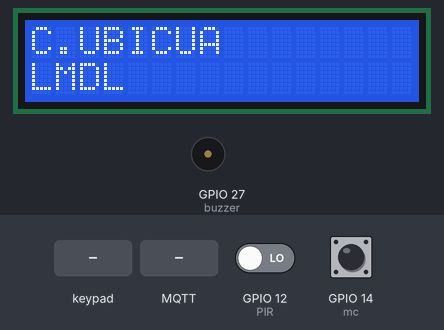
The sketch below on a simulated ESP32. Parts: 16×2 character LCD, buzzer (waves = sounding). The test bench sets the inputs (shaded band); at power-on: GPIO 12 (PIR) LOW, GPIO 14 (mc) HIGH. WiFi joins after 1.5 s; servers stay silent unless stated; no MQTT or app messages arrive unless stated; what the sketch prints to the serial monitor is not drawn.

Above: at 1.7 s.
5.9 s: keypad keys 1 2 3 A pressed 0.4 s apart
At 6.7 s:
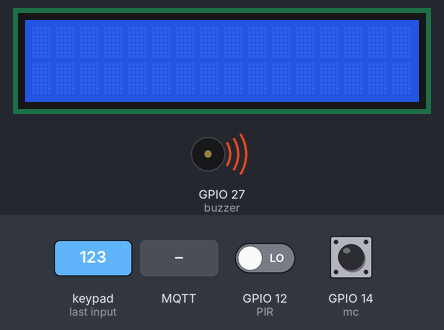
At 8.2 s:
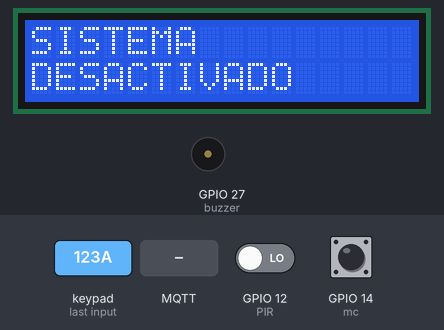
9.0 s: MQTT message "1" arrives on the first subscribed topic
At 11.8 s:
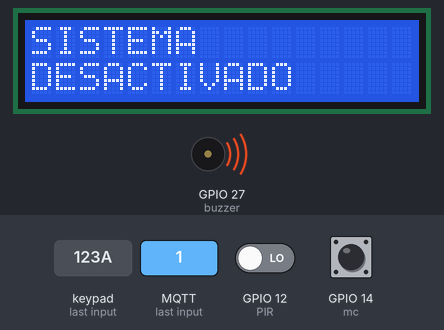
12.0 s: MQTT message "0" arrives on the first subscribed topic
15.0 s: MQTT message "5" arrives on the first subscribed topic
Timing chart, 0 to 17.5 s (numbered marks = the images above; inputs shaded):
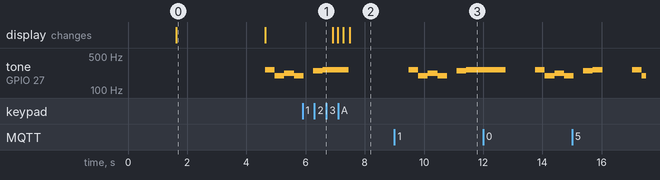

Measured:
- after the input at 5.9 s, the display: first changes after 1.0 s (image 2 shows a later state)
- after the input at 9.0 s, tone on GPIO 27 (buzzer): plays 262 Hz for 0.33 s, 196 Hz for 0.32 s, 220 Hz for 0.33 s, 196 Hz for 0.33 s, 247 Hz for 0.33 s, 262 Hz for 0.57 s, starting after 0.48 s
- what the display in image 0 shows lasts 3.0 s, from 1.6 s to 4.6 s

The sketch:

main2.ino
```cpp
#include "teclado.h"
#include "magn.h"
#include "buzzer.h"
#include "movimiento.h"
#include "presion.h"
#include <WiFi.h>
#include <WiFiUdp.h>
#include <Wire.h>
#include <PubSubClient.h>
#include <string.h>
#include <SPI.h>

#define WIFI_SSID "wifi_ssid"
#define WIFI_PASSWORD "pass"
const char* mqtt_server = "192.168.1.109";
const char* namehost="Localhost";

WiFiClient espClient;
PubSubClient client(espClient);


teclado sensor_teclado;
zumbador sensor_buzzer;
magn sensor_magnetico;
movimiento sensor_movimiento;
//presion sensor_presion;
boolean alarma_desactivada=true;

//variables callback
String topicManual = "ServidorSistema1/Actuador1"; //SistSeg1/Actuador1
boolean manual =true;
String topicSistema = "ServidorSistema1/Sistema";
boolean sistema =true;
String sistemaActivado ="Conectar"; //SistSeg1/Sistema Activar
String sistemaDesactivado = "Desconectar"; //(((SistSeg1/Sistema Desactivar)))
boolean activado = true;


void setup() {
  initSerial();
  initWifi();
  initMQTTServer();
  client.subscribe("ServidorSistema1/Actuador1"); //para activarla manualmente
  client.subscribe("ServidorSistema1/Sistema"); //para activar y desactivar el sistema general


  sensor_teclado.inicializar();
  sensor_movimiento.inicializar();


}

void loop() {
  if (activado){
    int valor = sensor_magnetico.detectar_valor();
    int valor1 = sensor_movimiento.detectar_valor();


    if(valor==1){
      client.publish("SistSeg1/Alarma", "VentanaAbierta");
      alarma_desactivada = false;
      client.publish("SistSeg1/Sonido", "Activado");
      client.publish("ServidorSistema1/Camara5", "fotoventana");
      activarAlarma(alarma_desactivada);
      client.publish("SistSeg1/Alarma", "VentanaCerrada");
    }
    if(valor==0){

      alarma_desactivada = true;
      //client.publish("esp/cam", " ");
      activarAlarma(alarma_desactivada);

    }
     if(valor1==1){
     client.publish("SistSeg1/Alarma", "MovimientoDetectado");
     alarma_desactivada = false;
     client.publish("SistSeg1/Sonido", "activado");
     client.publish("ServidorSistema1/Camara5", "fotomovimiento");
     activarAlarma(alarma_desactivada);
    }
    if(valor1==0){
      alarma_desactivada = true;
      //client.publish("esp/cam", " ");
      activarAlarma(alarma_desactivada);
    }
  }

  /*
  if(valor2>0){
   client.publish("esp/presion", "PresionDetectada");
   alarma_desactivada = false;
   client.publish("esp/alarma", "activada_presion");
   client.publish("esp/cam", "fotopresion");
   activarAlarma(alarma_desactivada);
  }
  if(valor2==0){
    client.publish("esp/presion", "...");
    alarma_desactivada = true;
    client.publish("esp/alarma", "desactivada");
    client.publish("esp/cam", " ");
    activarAlarma(alarma_desactivada);
  }*/

  client.loop();

  delay(1000);

}


void initSerial(){
  Serial.begin(9600);
  Serial.setTimeout(5000);
  while(!Serial){

  }
  Serial.println("Booting...\n");
  Serial.println("\tDevice running");
}

void initWifi(){
  Serial.println();
  Serial.print("Wifi connecting to: ");
  Serial.println(WIFI_SSID);
  WiFi.hostname(namehost);
  WiFi.begin(WIFI_SSID,WIFI_PASSWORD);
  while( WiFi.status() != WL_CONNECTED ){
    delay(500);
    Serial.print(".");
  }
  Serial.println("Wifi connected!");
  Serial.print("NodeMCU IP Address : ");
  Serial.println(WiFi.localIP() );
}
void initMQTTServer(){
  client.setServer(mqtt_server, 1883);
  client.setCallback(callback);
  while (!client.connected()) {
    if (client.connect("ESP32Client3", "root", "ubicomp" )) {
      Serial.println("Connected to MQTT");
    } else {
      Serial.print("failed with state ");
      Serial.print(client.state());
      delay(2000);
    }

  }
}
//String alarmaIntencionada= "activada_Intencionada";
//boolean intencionada = true;

void callback(char *topic, byte *payload, unsigned int length)
{
    Serial.print("Received on ");
    Serial.print(topic);
    Serial.print(": ");
    String content = "";

    for (size_t i = 0; i < 26; i++)
    {
        if(topic[i]==topicManual[i]){
          manual=true;
        }
        else{
          manual=false;
        }
    }
    if(manual){
        for (size_t i = 0; i < length; i++)
      {
          content.concat((char)payload[i]);
      }
      Serial.print(content);
      Serial.println();
      int tiempo = content.toInt();
      activarAlarmaTemp(false,tiempo);
   }
   for (size_t i = 0; i < 25; i++)
    {
        if(topic[i]==topicSistema[i]){
          sistema=true;
        }
        else{
          sistema=false;
        }
    }
    if(sistema){

        for (size_t i = 0; i < length; i++)
      {
          content.concat((char)payload[i]);
      }
      Serial.print(content);
      Serial.println();
        for (size_t i = 0; i < 8; i++)
      {
          if(content[i]==sistemaActivado[i]){
            activado =true;
            sensor_teclado.encenderSistema();
          }

      }
      for (size_t i = 0; i < 11; i++)
      {
          if(content[i]==sistemaDesactivado[i]){
            activado=false;
            sensor_teclado.apagarSistema();

          }
      }
   }


    /*
    for (size_t i = 0; i < 18; i++)
    {
        if(content[i]==alarmaIntencionada[i]){
          intencionada=true;
        }
        else{
          intencionada=false;
        }
    }
    if(intencionada){
      client.publish("esp/cam", "fotoIntencionada");
      activarAlarma(false);

    }*/

}

void activarAlarma(boolean alarma_desactivada){
    while (not alarma_desactivada){
      sensor_buzzer.sonar_alarma();
      if (sensor_teclado.introducir_contrasena()){
        alarma_desactivada = true;
        sensor_buzzer.parar_alarma();
        client.publish("SistSeg1/Sonido", "Desactivado");
        activado=false;
        sensor_teclado.apagarSistema();
      }
    }
}


void activarAlarmaTemp(boolean alarma_desactivada, int tiempo){

     sensor_buzzer.sonar_alarma(); //cambiar por tone O... crear yo un tono con noteDurations muy larga
     String valor ="";
     valor.concat(tiempo);
     char buf[50];
     valor.toCharArray(buf,50);
     client.publish("SistSeg1/Hab1/Actuador1", buf); //SistSeg1/Hab1/Actuador1
     delay(tiempo*1000);
     sensor_buzzer.parar_alarma();
     alarma_desactivada=true;
     //client.publish("esp/alarma", " ");    //SistSeg1/Hab1/Actuador1 no pasar desactivada, pasar TIEMPO en char


}
```

buzzer.h
```cpp
#include "pitches.h"
#define buzzer 27

int playing = 0;
int melody[] = {NOTE_C4,NOTE_G3,NOTE_G3,NOTE_A3,NOTE_G3,0,NOTE_B3,NOTE_C4};
int noteDurations[] = {4,8,8,4,4,4,4,4};

class zumbador{
    //Variables globales


  // notes in the melody:


  //Como es una ESP32 tengo que declarar Tone y noTone
  public: void tone(byte pin, int freq, int duration) {
    ledcSetup(0, 2000, 8); // setup beeper
    ledcAttachPin(buzzer, 0); // attach beeper
    ledcWriteTone(0, freq); // play tone
    playing = pin; // store pin
  }

  public: void noTone() {
    tone(playing, 0, 1000);
  }

  // note durations: 4 = quarter note, 8 = eighth note, etc.:


  public: void sonar_alarma() {

    // iterate over the notes of the melody:
    for (int thisNote = 0; thisNote < 8; thisNote++) {

      // to calculate the note duration, take one second divided by the note type.

      //e.g. quarter note = 1000 / 4, eighth note = 1000/8, etc.

      int noteDuration = 1000 / noteDurations[thisNote];

      tone(8, melody[thisNote], noteDuration);

      // to distinguish the notes, set a minimum time between them.

      // the note's duration + 30% seems to work well:

      int pauseBetweenNotes = noteDuration * 1.30;

      delay(pauseBetweenNotes);


    }
  }
  public: void parar_alarma(){
    noTone();
  }

  public: void sonar_temporal(int tiempo){
    tone(8, melody[7], tiempo*1000);
  }

  //no es necesario loop

};
```

magn.h
```cpp
#define mc 14   //Sensor magnético en pin 14

class magn{

  public: int detectar_valor(){

    if(digitalRead(mc) == LOW) {     //Si la puerta está abierta, se enciende el led e imprime 1
      Serial.println("ventana cerrada");
      return 0;
    }else{
      Serial.println("ventana abierta");

      return 1;
    }
  }
};
```

movimiento.h
```cpp
class movimiento{

  int led = 23; //Led en pin 18
  int PIR = 12; // Sensor de Movimiento en pin 2

  public: void inicializar() {
    pinMode(PIR, INPUT);  //inicializacion sensor de movimiento
     //Delay necesario para estabilizar el sensor de movimiento
  }

  public: int detectar_valor(){
      int valor = digitalRead(PIR); //Almacenamos lectura del PIR
      Serial.print(" , PIR:");
      Serial.println(valor);  //Imprimimos lectura del PIR
        if (valor == HIGH) {
          return 1;     //presencia cerca

        }
        else {
          return 0;

        }
        delay(100);


  }


};
```

pitches.h
```cpp
#define NOTE_B0  31
#define NOTE_C1  33
#define NOTE_CS1 35
#define NOTE_D1  37
#define NOTE_DS1 39
#define NOTE_E1  41
#define NOTE_F1  44
#define NOTE_FS1 46
#define NOTE_G1  49
#define NOTE_GS1 52
#define NOTE_A1  55
#define NOTE_AS1 58
#define NOTE_B1  62
#define NOTE_C2  65
#define NOTE_CS2 69
#define NOTE_D2  73
#define NOTE_DS2 78
#define NOTE_E2  82
#define NOTE_F2  87
#define NOTE_FS2 93
#define NOTE_G2  98
#define NOTE_GS2 104
#define NOTE_A2  110
#define NOTE_AS2 117
#define NOTE_B2  123
#define NOTE_C3  131
#define NOTE_CS3 139
#define NOTE_D3  147
#define NOTE_DS3 156
#define NOTE_E3  165
#define NOTE_F3  175
#define NOTE_FS3 185
#define NOTE_G3  196
#define NOTE_GS3 208
#define NOTE_A3  220
#define NOTE_AS3 233
#define NOTE_B3  247
#define NOTE_C4  262
#define NOTE_CS4 277
#define NOTE_D4  294
#define NOTE_DS4 311
#define NOTE_E4  330
#define NOTE_F4  349
#define NOTE_FS4 370
#define NOTE_G4  392
#define NOTE_GS4 415
#define NOTE_A4  440
#define NOTE_AS4 466
#define NOTE_B4  494
#define NOTE_C5  523
#define NOTE_CS5 554
#define NOTE_D5  587
#define NOTE_DS5 622
#define NOTE_E5  659
#define NOTE_F5  698
#define NOTE_FS5 740
#define NOTE_G5  784
#define NOTE_GS5 831
#define NOTE_A5  880
#define NOTE_AS5 932
#define NOTE_B5  988
#define NOTE_C6  1047
#define NOTE_CS6 1109
#define NOTE_D6  1175
#define NOTE_DS6 1245
#define NOTE_E6  1319
#define NOTE_F6  1397
#define NOTE_FS6 1480
#define NOTE_G6  1568
#define NOTE_GS6 1661
#define NOTE_A6  1760
#define NOTE_AS6 1865
#define NOTE_B6  1976
#define NOTE_C7  2093
#define NOTE_CS7 2217
#define NOTE_D7  2349
#define NOTE_DS7 2489
#define NOTE_E7  2637
#define NOTE_F7  2794
#define NOTE_FS7 2960
#define NOTE_G7  3136
#define NOTE_GS7 3322
#define NOTE_A7  3520
#define NOTE_AS7 3729
#define NOTE_B7  3951
#define NOTE_C8  4186
#define NOTE_CS8 4435
#define NOTE_D8  4699
#define NOTE_DS8 4978
```

presion.h
```cpp
class presion{
  int sensor = 13; //Sensor de presion en pin 13
  public: void inicializar(){
      pinMode(sensor, INPUT); //inicializacion sensor de presion
  }
  public: int detectar_valorpresion(){
      int valor = analogRead(sensor); //Almacenamos lectura del sensor
      Serial.print("valor presion = ");
      Serial.println(valor); //Imprimimos lectura del sensor
      return valor;


  }

};
```

teclado.h
```cpp
#include <Keypad.h>
#define ROW_NUM     4 // four rows
#define COLUMN_NUM  4 // four columns
#include <LiquidCrystal_I2C.h>


class teclado{

  LiquidCrystal_I2C lcd = LiquidCrystal_I2C (0x27, 16, 2);
  private: char keys[ROW_NUM][COLUMN_NUM] = {
    {'1', '2', '3', 'A'},
    {'4', '5', '6', 'B'},
    {'7', '8', '9', 'C'},
    {'*', '0', '#', 'D'}
  };
  private: byte pin_rows[ROW_NUM]= {19, 18, 5, 17}; // GIOP19, GIOP18, GIOP5, GIOP17 connect to the row pins
  private: byte pin_column[COLUMN_NUM] = {16, 4, 0, 2};   // GIOP16, GIOP4, GIOP0, GIOP2 connect to the column pins
  private: char a[4];

  private: int i=0,C=0,count =0, j=0;
  private: bool encontrado = true;

  Keypad keypad = Keypad( makeKeymap(keys), pin_rows, pin_column, ROW_NUM, COLUMN_NUM );

  public: void inicializar(){
      lcd.init();
      lcd.backlight();
      lcd.print("C.UBICUA");
      lcd.setCursor(0,1);
      lcd.print("LMDL");
      delay(3000);
      lcd.clear();
  }
  public: bool introducir_contrasena(){
    lcd.clear();
    char contrasena[4]={'1','2','3','A'};
    C=0;
    a[4]={};
    count =0;
    i=0, j=0;
    encontrado = true;


    while (count!=-1){
        lcd.setCursor(0,0);

        if(i>3){
          while (j<sizeof(a) and encontrado){

            if(a[j]!=contrasena[j]){
              /*
              Serial.println("*****");
              Serial.println(a[j]);
              Serial.println(contrasena[j]);
              Serial.println("****");*/
              encontrado=false;
            }
            j++;


          }

          if (encontrado){
            lcd.setCursor(0,1);
            lcd.print("CORRECTO!!");
            count=-1;
            return true;

          }
          else{
            lcd.setCursor(0,1);
            lcd.print("INCORRECTO!!");
            count = -1;
            return false;

          }

        }
        else{
          int key = (int) keypad.getKey();
          if (key) {
            lcd.setCursor(C,0);
            lcd.print("*");

            a[i]=key;
            i++;
            C++;
          }
        }
    }


  }

  public: void encenderSistema(){
    lcd.clear();
    lcd.setCursor(0,0);
    lcd.print("SISTEMA");
    lcd.setCursor(0,1);
    lcd.print("ACTIVADO");
    delay(1000);

  }
  public: void apagarSistema(){
    lcd.clear();
    lcd.setCursor(0,0);
    lcd.print("SISTEMA");
    lcd.setCursor(0,1);
    lcd.print("DESACTIVADO");
    delay(1000);

  }

};
```
